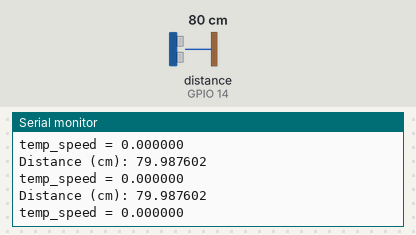
A program run on a simulated ESP8266 (NodeMCU). Shown: the last lines printed to the serial monitor. Wiring (inferred from the names in the program): ultrasonic range finder: trigger GPIO 12; echo GPIO 14. The inputs (shaded band) are chosen by the test bench; at power-on: distance to the obstacle (sensor on GPIO 14) 80 cm. The echo pulse lasts 58.3 µs per cm; WiFi joins after 1.5 s; servers stay silent unless stated.

Above: at 9.0 s.
9.1 s: distance to the obstacle (sensor on GPIO 14) set to 95 cm
At 9.9 s:
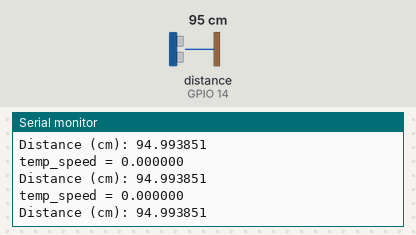
10.6 s: distance to the obstacle (sensor on GPIO 14) set to 104 cm
At 11.7 s:
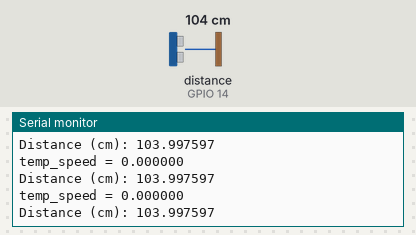
Timing chart, 0 to 13.6 s (numbered marks = the images above; inputs shaded):
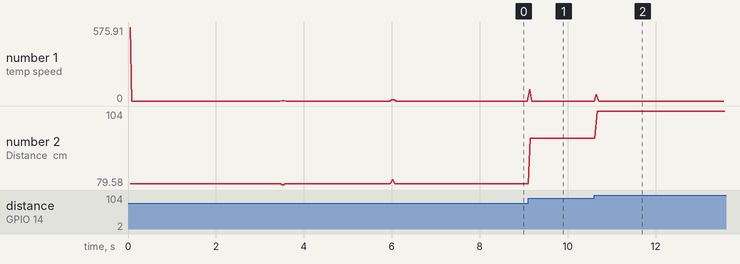

The program:

main.cpp
```cpp
#include <ESP8266WiFi.h>
#include <ESPAsyncTCP.h>
#include <ESPAsyncWebServer.h>
#include <time.h>

#define TRIG_PIN        12
#define ECHO_PIN        14
#define SOUND_SPEED     0.0343
#define AP_SSID         "ESP8266-AP"
#define AP_PASSWORD     "TestPassword"

IPAddress local_ip(192,168,1,1);
IPAddress gateway(192,168,1,1);
IPAddress subnet(255,255,255,0);

AsyncWebServer server(80);

String speed = "0";
long duration;
float distanceCM = 0, curDistance = 0, lastDistance = 0;

float speed_var = 0;
unsigned short counter = 0;

bool isCounting = false;
long int start, end;

void notFound(AsyncWebServerRequest *request) {
    request->send(404, "text/plain", "Not found");
}

float getDistance(){
    digitalWrite(TRIG_PIN, LOW);
    delayMicroseconds(2);

    digitalWrite(TRIG_PIN, HIGH);
    delayMicroseconds(10);
    digitalWrite(TRIG_PIN, LOW);

    duration = pulseIn(ECHO_PIN, HIGH, 12000);  // set timeout to 12 miliseconds
    if(!duration){  // in case of timeout
        duration = getDistance();
    }
    distanceCM = (duration * SOUND_SPEED) / 2;

    return distanceCM;
}

void getSpeed(){
    counter++;
    float temp_speed = 0;
    if(!isCounting){
        start = millis();
        isCounting = true;
    }

    end = millis();
    lastDistance = curDistance;
    curDistance = getDistance();

    start = millis();
    temp_speed = abs(((curDistance - lastDistance) / ((end - start) / 1000.0))/ 27.777777777778);    // converting from cm/s to km/h

    printf("temp_speed = %f\n", temp_speed);

    if(temp_speed < 100){
        speed_var += temp_speed;
    }

    if(counter == 4){
        speed_var /= 4;
        speed = String(speed_var);
        speed_var = 0;
        counter = 0;
    }
}

void setup() {
    Serial.begin(9600);

    pinMode(TRIG_PIN, OUTPUT);
    pinMode(ECHO_PIN, INPUT);

    // If you want to connect to a WiFi network instead
    // WiFi.begin(LSSID, LPASSWORD);
    // while (WiFi.status() != WL_CONNECTED) {
    //     delay(500);
    //     Serial.print(".");
    // }

    // If you want to create a Access Point
    WiFi.softAP(AP_SSID,AP_PASSWORD);
    WiFi.softAPConfig(local_ip, gateway, subnet);

    delay(50);

    Serial.print("IP Address: ");
    Serial.println(WiFi.localIP());

    server.on("/", HTTP_GET, [](AsyncWebServerRequest *request){
        String html = "<!DOCTYPE html><html><head><meta charset=\"utf-8\"><meta name=\"viewport\" content=\"width=device-width,initial-scale=1\"><title>Number Display</title><style>html,body{width:100%;height:100%;margin:0;padding:0;box-sizing:border-box}.container{display:flex;flex-direction:column;justify-content:center;align-items:center;height:100%}.speed{font-family:sans-serif;font-size:12vw;font-weight:bold;max-width:5em;overflow:hidden;text-overflow:ellipsis;white-space:nowrap}.unit{font-family:sans-serif;font-size:6vw;text-transform:uppercase;margin-top:10px}</style></head><body><div class=\"container\"><text class=\"speed\"x=\"50\"y=\"50\"text-anchor=\"middle\" dominant-baseline=\"central\">" + speed + "</text><div class=\"unit\">km/h</div></div></body></html>";

        AsyncWebServerResponse *response = request->beginResponse(200, "text/html", html);
        response->addHeader("Cache-Control", "no-cache");// Add Cache-Control header
        response->addHeader("Refresh", "1"); // Add Refresh header with a value of 1 second
        request->send(response);
    });
    server.onNotFound(notFound);
    Serial.println("Starting server.");
    server.begin();
}

void loop() {
    getSpeed();

    printf("Distance (cm): %f\n",distanceCM);
}
```

Measured:
- after the input at 9.1 s, the serial monitor: prints a new line at once (image 1)
- after the input at 10.6 s, the serial monitor: prints a new line after 0.05 s (image 2)
- plotted number 2: 79.99 → 94.99 after the input at 9.1 s, 94.99 → 104 after the input at 10.6 s
